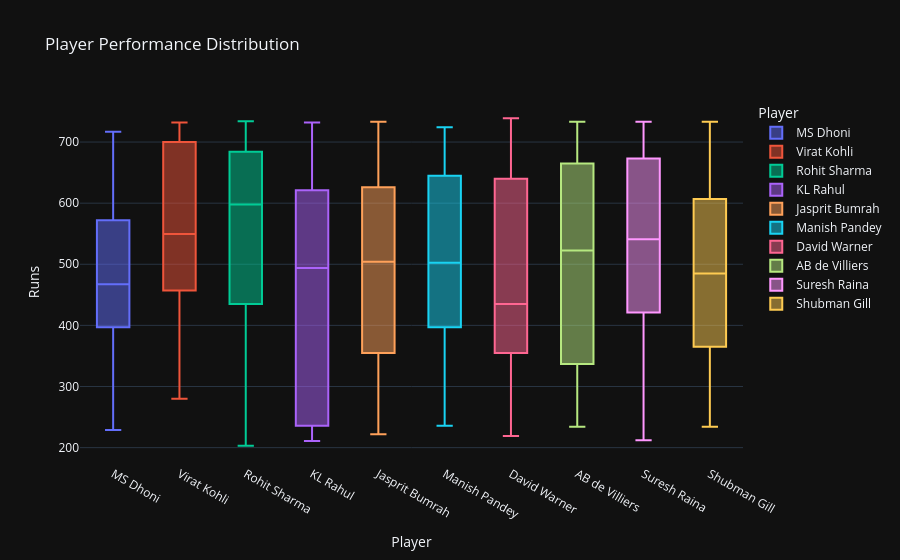

The code cell stored with this chart in its notebook:
### Code cell
fig = px.box(
    df,
    x="Player",
    y="Runs",
    color="Player",
    template="plotly_dark",   
    title="Player Performance Distribution"
)

fig.show()

### Figure 1 — Plotly figure (JSON) as saved in the notebook; plotly's stock layout.template omitted (floating-point values rounded to 4 significant figures)
{"data": [{"alignmentgroup": "True", "hovertemplate": "Player=%{x}<br>Runs=%{y}<extra></extra>", "legendgroup": "MS Dhoni", "marker": {"color": "#636efa"}, "name": "MS Dhoni", "notched": false, "offsetgroup": "MS Dhoni", "orientation": "v", "showlegend": true, "type": "box", "x": ["MS Dhoni", "MS Dhoni", "MS Dhoni", "MS Dhoni", "MS Dhoni", "MS Dhoni", "MS Dhoni", "MS Dhoni", "MS Dhoni", "MS Dhoni", "MS Dhoni", "MS Dhoni", "MS Dhoni", "MS Dhoni", "MS Dhoni", "MS Dhoni", "MS Dhoni", "MS Dhoni"], "x0": " ", "xaxis": "x", "y": [572, 229, 502, 519, 436, 717, 636, 292, 397, 230, 710, 458, 475, 377, 429, 460, 488, 578], "y0": " ", "yaxis": "y"}, {"alignmentgroup": "True", "hovertemplate": "Player=%{x}<br>Runs=%{y}<extra></extra>", "legendgroup": "Virat Kohli", "marker": {"color": "#EF553B"}, "name": "Virat Kohli", "notched": false, "offsetgroup": "Virat Kohli", "orientation": "v", "showlegend": true, "type": "box", "x": ["Virat Kohli", "Virat Kohli", "Virat Kohli", "Virat Kohli", "Virat Kohli", "Virat Kohli", "Virat Kohli", "Virat Kohli", "Virat Kohli", "Virat Kohli", "Virat Kohli", "Virat Kohli", "Virat Kohli", "Virat Kohli", "Virat Kohli", "Virat Kohli", "Virat Kohli", "Virat Kohli"], "x0": " ", "xaxis": "x", "y": [711, 700, 280, 367, 396, 548, 677, 540, 718, 648, 686, 461, 457, 732, 444, 732, 551, 488], "y0": " ", "yaxis": "y"}, {"alignmentgroup": "True", "hovertemplate": "Player=%{x}<br>Runs=%{y}<extra></extra>", "legendgroup": "Rohit Sharma", "marker": {"color": "#00cc96"}, "name": "Rohit Sharma", "notched": false, "offsetgroup": "Rohit Sharma", "orientation": "v", "showlegend": true, "type": "box", "x": ["Rohit Sharma", "Rohit Sharma", "Rohit Sharma", "Rohit Sharma", "Rohit Sharma", "Rohit Sharma", "Rohit Sharma", "Rohit Sharma", "Rohit Sharma", "Rohit Sharma", "Rohit Sharma", "Rohit Sharma", "Rohit Sharma", "Rohit Sharma", "Rohit Sharma", "Rohit Sharma", "Rohit Sharma", "Rohit Sharma"], "x0": " ", "xaxis": "x", "y": [277, 239, 734, 375, 493, 715, 665, 684, 599, 648, 643, 203, 460, 597, 732, 435, 715, 465], "y0": " ", "yaxis": "y"}, {"alignmentgroup": "True", "hovertemplate": "Player=%{x}<br>Runs=%{y}<extra></extra>", "legendgroup": "KL Rahul", "marker": {"color": "#ab63fa"}, "name": "KL Rahul", "notched": false, "offsetgroup": "KL Rahul", "orientation": "v", "showlegend": true, "type": "box", "x": ["KL Rahul", "KL Rahul", "KL Rahul", "KL Rahul", "KL Rahul", "KL Rahul", "KL Rahul", "KL Rahul", "KL Rahul", "KL Rahul", "KL Rahul", "KL Rahul", "KL Rahul", "KL Rahul", "KL Rahul", "KL Rahul", "KL Rahul", "KL Rahul"], "x0": " ", "xaxis": "x", "y": [728, 732, 392, 568, 231, 333, 509, 236, 230, 340, 216, 572, 688, 501, 487, 211, 688, 621], "y0": " ", "yaxis": "y"}, {"alignmentgroup": "True", "hovertemplate": "Player=%{x}<br>Runs=%{y}<extra></extra>", "legendgroup": "Jasprit Bumrah", "marker": {"color": "#FFA15A"}, "name": "Jasprit Bumrah", "notched": false, "offsetgroup": "Jasprit Bumrah", "orientation": "v", "showlegend": true, "type": "box", "x": ["Jasprit Bumrah", "Jasprit Bumrah", "Jasprit Bumrah", "Jasprit Bumrah", "Jasprit Bumrah", "Jasprit Bumrah", "Jasprit Bumrah", "Jasprit Bumrah", "Jasprit Bumrah", "Jasprit Bumrah", "Jasprit Bumrah", "Jasprit Bumrah", "Jasprit Bumrah", "Jasprit Bumrah", "Jasprit Bumrah", "Jasprit Bumrah", "Jasprit Bumrah", "Jasprit Bumrah"], "x0": " ", "xaxis": "x", "y": [349, 425, 547, 621, 733, 265, 663, 608, 355, 222, 626, 316, 477, 663, 387, 668, 531, 409], "y0": " ", "yaxis": "y"}, {"alignmentgroup": "True", "hovertemplate": "Player=%{x}<br>Runs=%{y}<extra></extra>", "legendgroup": "Manish Pandey", "marker": {"color": "#19d3f3"}, "name": "Manish Pandey", "notched": false, "offsetgroup": "Manish Pandey", "orientation": "v", "showlegend": true, "type": "box", "x": ["Manish Pandey", "Manish Pandey", "Manish Pandey", "Manish Pandey", "Manish Pandey", "Manish Pandey", "Manish Pandey", "Manish Pandey", "Manish Pandey", "Manish Pandey", "Manish Pandey", "Manish Pandey", "Manish Pandey", "Manish Pandey", "Manish Pandey", "Manish Pandey", "Manish Pandey", "Manish Pandey"], "x0": " ", "xaxis": "x", "y": [441, 484, 714, 521, 623, 456, 724, 397, 581, 441, 333, 282, 236, 563, 681, 353, 719, 645], "y0": " ", "yaxis": "y"}, {"alignmentgroup": "True", "hovertemplate": "Player=%{x}<br>Runs=%{y}<extra></extra>", "legendgroup": "David Warner", "marker": {"color": "#FF6692"}, "name": "David Warner", "notched": false, "offsetgroup": "David Warner", "orientation": "v", "showlegend": true, "type": "box", "x": ["David Warner", "David Warner", "David Warner", "David Warner", "David Warner", "David Warner", "David Warner", "David Warner", "David Warner", "David Warner", "David Warner", "David Warner", "David Warner", "David Warner", "David Warner", "David Warner", "David Warner", "David Warner"], "x0": " ", "xaxis": "x", "y": [739, 260, 438, 523, 382, 371, 432, 219, 704, 355, 390, 567, 510, 640, 667, 291, 252, 679], "y0": " ", "yaxis": "y"}, {"alignmentgroup": "True", "hovertemplate": "Player=%{x}<br>Runs=%{y}<extra></extra>", "legendgroup": "AB de Villiers", "marker": {"color": "#B6E880"}, "name": "AB de Villiers", "notched": false, "offsetgroup": "AB de Villiers", "orientation": "v", "showlegend": true, "type": "box", "x": ["AB de Villiers", "AB de Villiers", "AB de Villiers", "AB de Villiers", "AB de Villiers", "AB de Villiers", "AB de Villiers", "AB de Villiers", "AB de Villiers", "AB de Villiers", "AB de Villiers", "AB de Villiers", "AB de Villiers", "AB de Villiers", "AB de Villiers", "AB de Villiers", "AB de Villiers", "AB de Villiers"], "x0": " ", "xaxis": "x", "y": [337, 592, 663, 489, 268, 716, 414, 234, 705, 733, 660, 255, 685, 556, 322, 665, 453, 368], "y0": " ", "yaxis": "y"}, {"alignmentgroup": "True", "hovertemplate": "Player=%{x}<br>Runs=%{y}<extra></extra>", "legendgroup": "Suresh Raina", "marker": {"color": "#FF97FF"}, "name": "Suresh Raina", "notched": false, "offsetgroup": "Suresh Raina", "orientation": "v", "showlegend": true, "type": "box", "x": ["Suresh Raina", "Suresh Raina", "Suresh Raina", "Suresh Raina", "Suresh Raina", "Suresh Raina", "Suresh Raina", "Suresh Raina", "Suresh Raina", "Suresh Raina", "Suresh Raina", "Suresh Raina", "Suresh Raina", "Suresh Raina", "Suresh Raina", "Suresh Raina", "Suresh Raina", "Suresh Raina"], "x0": " ", "xaxis": "x", "y": [733, 212, 324, 421, 632, 272, 431, 497, 695, 673, 433, 618, 604, 683, 561, 689, 414, 521], "y0": " ", "yaxis": "y"}, {"alignmentgroup": "True", "hovertemplate": "Player=%{x}<br>Runs=%{y}<extra></extra>", "legendgroup": "Shubman Gill", "marker": {"color": "#FECB52"}, "name": "Shubman Gill", "notched": false, "offsetgroup": "Shubman Gill", "orientation": "v", "showlegend": true, "type": "box", "x": ["Shubman Gill", "Shubman Gill", "Shubman Gill", "Shubman Gill", "Shubman Gill", "Shubman Gill", "Shubman Gill", "Shubman Gill", "Shubman Gill", "Shubman Gill", "Shubman Gill", "Shubman Gill", "Shubman Gill", "Shubman Gill", "Shubman Gill", "Shubman Gill", "Shubman Gill", "Shubman Gill"], "x0": " ", "xaxis": "x", "y": [418, 385, 234, 260, 361, 607, 365, 463, 729, 638, 537, 589, 582, 234, 399, 733, 713, 507], "y0": " ", "yaxis": "y"}], "layout": {"boxmode": "overlay", "legend": {"title": {"text": "Player"}, "tracegroupgap": 0}, "title": {"text": "Player Performance Distribution"}, "xaxis": {"anchor": "y", "categoryarray": ["MS Dhoni", "Virat Kohli", "Rohit Sharma", "KL Rahul", "Jasprit Bumrah", "Manish Pandey", "David Warner", "AB de Villiers", "Suresh Raina", "Shubman Gill"], "categoryorder": "array", "domain": [0, 1], "title": {"text": "Player"}}, "yaxis": {"anchor": "x", "domain": [0, 1], "title": {"text": "Runs"}}}}
